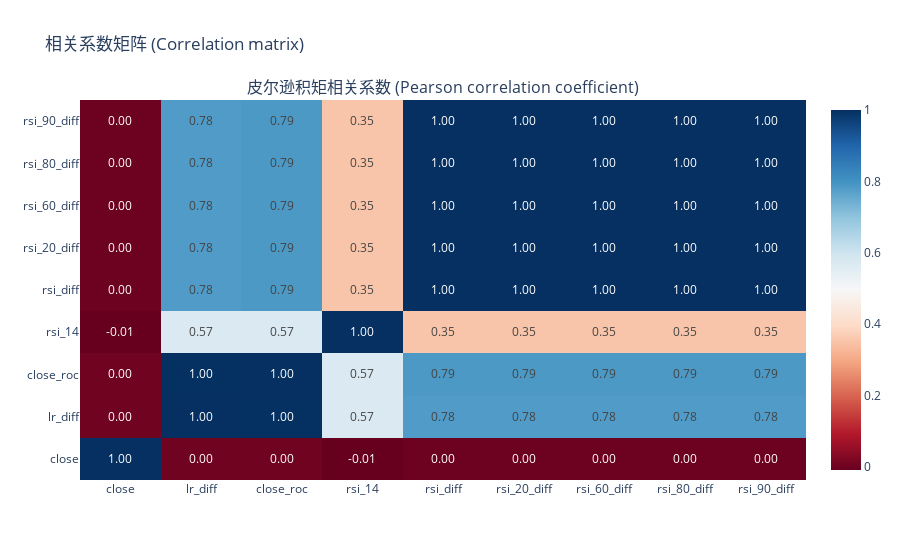

This figure's notebook cell:
### Code cell
df = FeatureBuilder(raw_df).build_target()

rsi = RSIFactor(14)
df = rsi.extract(df)

df['rsi_80'] = df[rsi.name()] - 80
df['rsi_90'] = df[rsi.name()] - 90
df['rsi_20'] = df[rsi.name()] - 20
df['rsi_60'] = df[rsi.name()] - 60
df['rsi_diff'] = df[rsi.name()].diff(4)
df['rsi_60_diff'] = df['rsi_60'].diff(4)
df['rsi_80_diff'] = df['rsi_80'].diff(4)
df['rsi_20_diff'] = df['rsi_20'].diff(4)
df['rsi_90_diff'] = df['rsi_90'].diff(4)

df.dropna(inplace=True)

print(ca.corr(df['lr_diff'], df[rsi.name()]))
ca.plot(df[['close', 'lr_diff', 'close_roc', rsi.name(), 'rsi_diff', 'rsi_20_diff', 'rsi_60_diff', 'rsi_80_diff', 'rsi_90_diff']], method='pearson')

df

### Figure 1 — Plotly figure (JSON) as saved in the notebook; plotly's stock layout.template omitted (floating-point values rounded to 4 significant figures)
{"data": [{"colorscale": [[0, "rgb(103,0,31)"], [0.1, "rgb(178,24,43)"], [0.2, "rgb(214,96,77)"], [0.3, "rgb(244,165,130)"], [0.4, "rgb(253,219,199)"], [0.5, "rgb(247,247,247)"], [0.6, "rgb(209,229,240)"], [0.7, "rgb(146,197,222)"], [0.8, "rgb(67,147,195)"], [0.9, "rgb(33,102,172)"], [1, "rgb(5,48,97)"]], "text": [[1, 0.003382, 0.003324, -0.008148, -8.26e-05, -8.26e-05, -8.26e-05, -8.26e-05, -8.26e-05], [0.003382, 1, 0.9992, 0.5689, 0.7813, 0.7813, 0.7813, 0.7813, 0.7813], [0.003324, 0.9992, 1, 0.5701, 0.7867, 0.7867, 0.7867, 0.7867, 0.7867], [-0.008148, 0.5689, 0.5701, 1, 0.3535, 0.3535, 0.3535, 0.3535, 0.3535], [-8.26e-05, 0.7813, 0.7867, 0.3535, 1, 1, 1, 1, 1], [-8.26e-05, 0.7813, 0.7867, 0.3535, 1, 1, 1, 1, 1], [-8.26e-05, 0.7813, 0.7867, 0.3535, 1, 1, 1, 1, 1], [-8.26e-05, 0.7813, 0.7867, 0.3535, 1, 1, 1, 1, 1], [-8.26e-05, 0.7813, 0.7867, 0.3535, 1, 1, 1, 1, 1]], "texttemplate": "%{text:.2f}", "type": "heatmap", "x": ["close", "lr_diff", "close_roc", "rsi_14", "rsi_diff", "rsi_20_diff", "rsi_60_diff", "rsi_80_diff", "rsi_90_diff"], "xaxis": "x", "y": ["close", "lr_diff", "close_roc", "rsi_14", "rsi_diff", "rsi_20_diff", "rsi_60_diff", "rsi_80_diff", "rsi_90_diff"], "yaxis": "y", "z": [[1, 0.003382, 0.003324, -0.008148, -8.26e-05, -8.26e-05, -8.26e-05, -8.26e-05, -8.26e-05], [0.003382, 1, 0.9992, 0.5689, 0.7813, 0.7813, 0.7813, 0.7813, 0.7813], [0.003324, 0.9992, 1, 0.5701, 0.7867, 0.7867, 0.7867, 0.7867, 0.7867], [-0.008148, 0.5689, 0.5701, 1, 0.3535, 0.3535, 0.3535, 0.3535, 0.3535], [-8.26e-05, 0.7813, 0.7867, 0.3535, 1, 1, 1, 1, 1], [-8.26e-05, 0.7813, 0.7867, 0.3535, 1, 1, 1, 1, 1], [-8.26e-05, 0.7813, 0.7867, 0.3535, 1, 1, 1, 1, 1], [-8.26e-05, 0.7813, 0.7867, 0.3535, 1, 1, 1, 1, 1], [-8.26e-05, 0.7813, 0.7867, 0.3535, 1, 1, 1, 1, 1]]}], "layout": {"annotations": [{"font": {"size": 16}, "showarrow": false, "text": "皮尔逊积矩相关系数 (Pearson correlation coefficient)", "x": 0.5, "xanchor": "center", "xref": "paper", "y": 1, "yanchor": "bottom", "yref": "paper"}], "title": {"text": "相关系数矩阵 (Correlation matrix)"}, "xaxis": {"anchor": "y", "domain": [0, 1]}, "yaxis": {"anchor": "x", "domain": [0, 1]}}}
